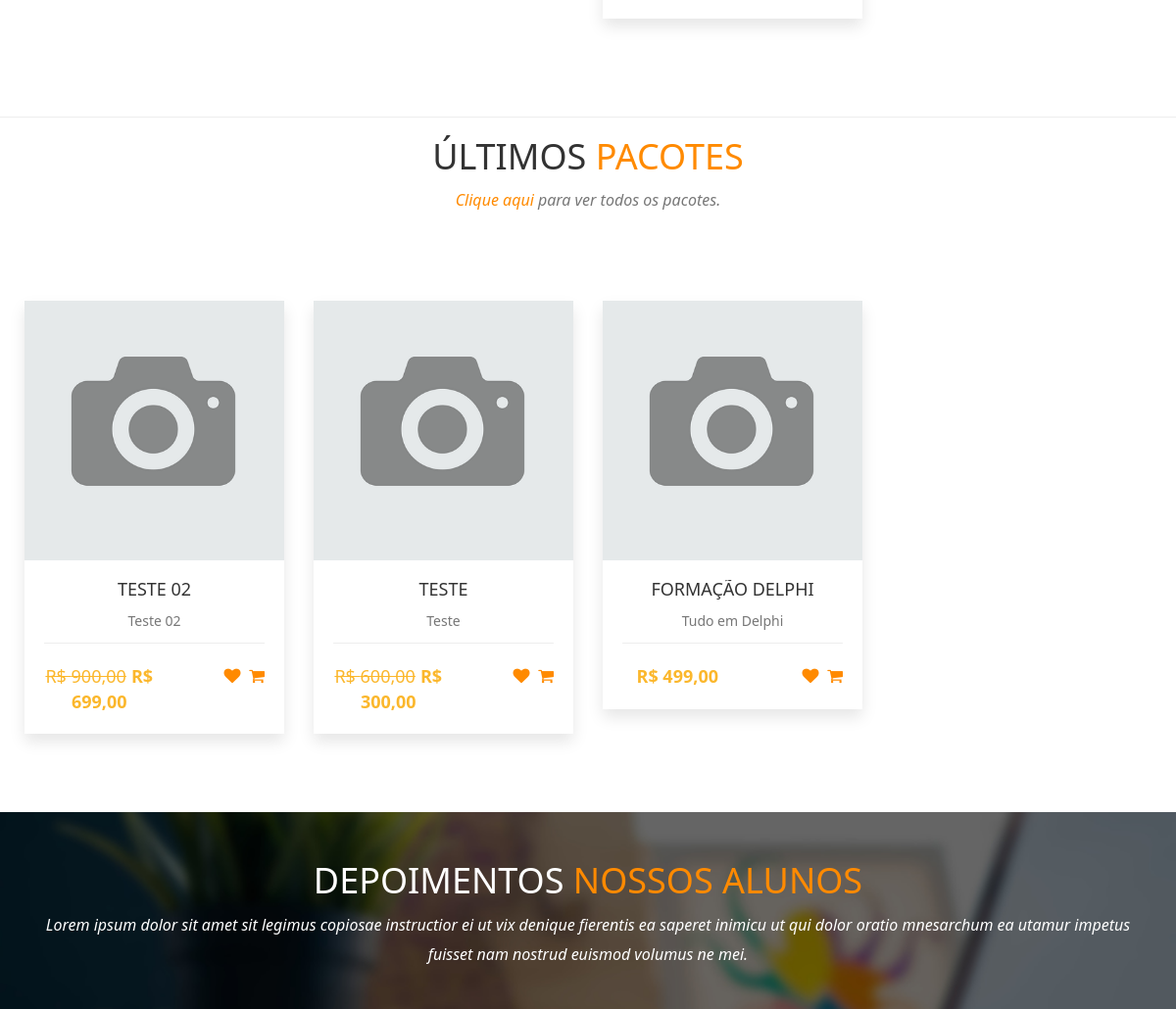
Before: / (middle part) with the older database file.
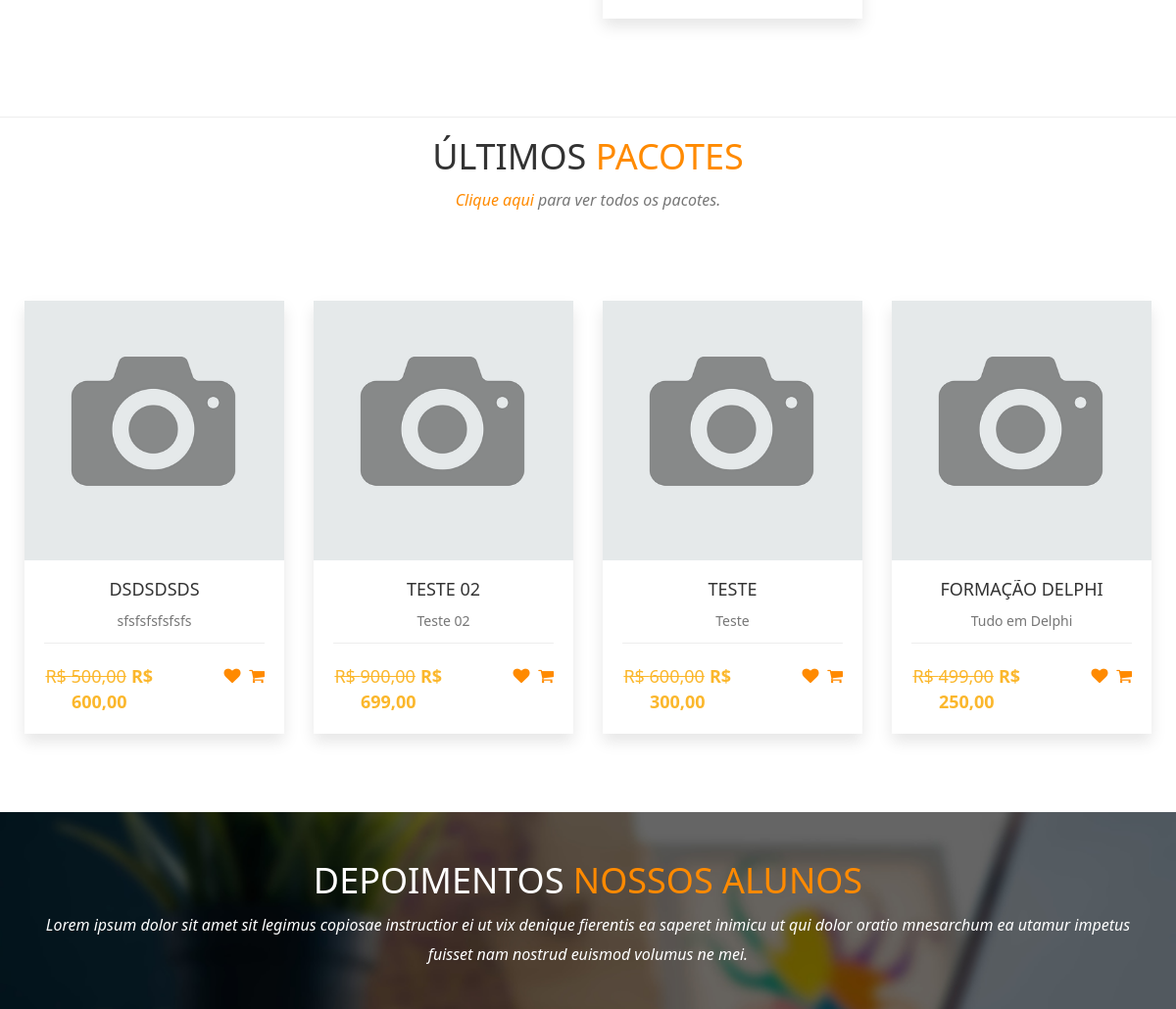
After: the same page with the newer database file.
### tables this page shows
CREATE TABLE `pacotes` (
  `id` int(11) NOT NULL,
  `nome` varchar(50) NOT NULL,
  `desc_rapida` varchar(60) NOT NULL,
  `desc_longa` text NOT NULL,
  `valor` decimal(8,2) NOT NULL,
  `professor` int(11) NOT NULL,
  `imagem` varchar(100) NOT NULL,
  `grupo` int(11) NOT NULL,
  `ano` int(11) NOT NULL,
  `palavras` varchar(255) NOT NULL,
  `nome_url` varchar(150) NOT NULL,
  `video` varchar(150) NOT NULL,
  `linguagem` int(11) NOT NULL,
  `promocao` decimal(8,2) NOT NULL
);

### index.php (the view, shortened to what this page needs)
<?php
require_once('cabecalho.php');
?>
<?php
$query = $pdo->query("SELECT * FROM cursos WHERE status = 'Aprovado' AND sistema = 'Não' ORDER BY id desc limit 7");
$res = $query->fetchAll(PDO::FETCH_ASSOC);
$total_reg = @count($res);
if ($total_reg > 0) {
?>
    <section id="portfolio">
        <div class="row" style="margin-left:10px; margin-right:10px; margin-top:-10px;">
            <?php
            for ($i = 0; $i < $total_reg; $i++) {
            ?>
                <div class="col-xs-12 col-sm-6 col-md-3 col-lg-3 portfolio-item">
                    <div class="portfolio-one">
                        <div class="portfolio-content" align="center">
                        </div>
                    </div>
                </div>
            <?php
            }
            ?>
        </div>
    </section>
<?php
}
?>
<hr>
<?php
$query = $pdo->query("SELECT * FROM pacotes ORDER BY id desc limit 4");
$res = $query->fetchAll(PDO::FETCH_ASSOC);
$total_reg = @count($res);
if ($total_reg > 0) {
?>
<div class="section-heading text-center">
            <div class="col-md-12 col-xs-12">
                <h1>Últimos <span>Pacotes</span></h1>
                <p class="subheading"><a href="pacotes"><span>Clique aqui</span> </a> para ver todos os pacotes. </p>
            </div>
        </div>
    <section id="portfolio">
        <div class="row" style="margin-left:10px; margin-right:10px; margin-top:-10px;">
            <?php
            for ($i = 0; $i < $total_reg; $i++) {
                $nome = $res[$i]['nome'];
                $desc_rapida = $res[$i]['desc_rapida'];
                $valor = $res[$i]['valor'];
                $promocao = $res[$i]['promocao'];
                $foto = $res[$i]['imagem'];
                $url = $res[$i]['nome_url'];
                $valorF = number_format($valor, 2, ',', '.',);
                $promocaoF = number_format($promocao, 2, ',', '.',);
            ?>
                <div class="col-xs-12 col-sm-6 col-md-3 col-lg-3 portfolio-item">
                    <div class="portfolio-one">
                        <div class="portfolio-head">
                            <div class="portfolio-img"><img alt="" src="sistema/painel-admin/img/pacotes/<?php echo $foto ?>"></div>
                        </div>
                        <div class="portfolio-content" align="center">
                            <a href="cursos-do-<?php echo $url ?>" title="Detalhes do Pacote">
                                <h5 class="title"><?php echo $nome ?></h5>
                                <p style="margin-top:0px;"><?php echo $desc_rapida ?></p>
                            </a>
                            <div class="product-bottom-details">
                                <?php
                                if ($promocao > 0) {
                                ?>
                                    <div class="product-price"><small>R$ <?php echo $valorF ?></small>R$ <?php echo $promocaoF ?></div>
                                <?php } else { ?>
                                    <div class="product-price">R$ <?php echo $valorF ?></div>
                                <?php } ?>
                                <div class="product-links">
                                    <a href=""><i class="fa fa-heart"></i></a>
                                    <a href=""><i class="fa fa-shopping-cart"></i></a>
                                </div>
                            </div>
                        </div>
                    </div>
                </div>
            <?php
            }
            ?>
        </div>
    </section>
<?php
}
?>
<section id="testimonial">
    <div class="container">
        <div class="section-heading text-center">
            <div class="col-md-12 col-xs-12">
                <h1>Depoimentos <span>Nossos Alunos</span></h1>
                <p class="subheading">Lorem ipsum dolor sit amet sit legimus copiosae instructior ei ut vix denique fierentis ea saperet inimicu ut qui dolor oratio mnesarchum ea utamur impetus fuisset nam nostrud euismod volumus ne mei.</p>
            </div>
        </div>
    </div>
</section>
<?php
require_once('rodape.php');
?>

Changed rows visible on the page:
added pacotes: imagem (picture), nome "DSDSDSDS", desc_rapida "sfsfsfsfsfsfs", valor "500,00", promocao "600,00"
changed pacotes "FORMAÇÃO DELPHI": promocao (not shown) → "250,00"
